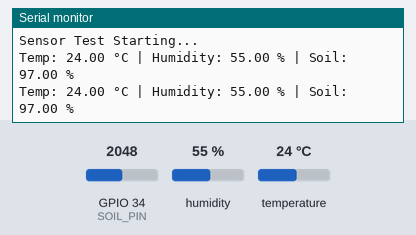
A sketch run on a simulated ESP32. On the bench: the last lines printed to the serial monitor. The inputs (shaded band) are chosen by the test bench; at power-on: humidity 55 %, GPIO 34 (SOIL_PIN) = 2048, temperature 24 °C.

Above: at 2.8 s.
2.9 s: humidity set to 22 %
At 5.1 s:
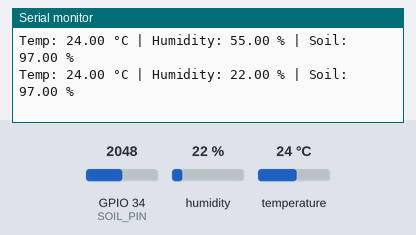
5.6 s: GPIO 34 (SOIL_PIN) set to 2866
At 6.9 s:
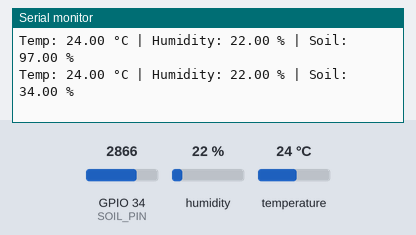
8.3 s: temperature set to 12 °C
At 10.8 s:
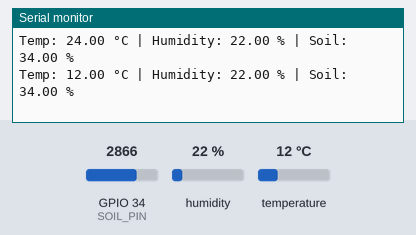
11.0 s: GPIO 34 (SOIL_PIN) set to 3603
At 13.3 s:
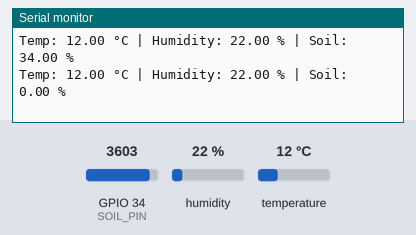
13.7 s: humidity set to 40 %
At 15.0 s:
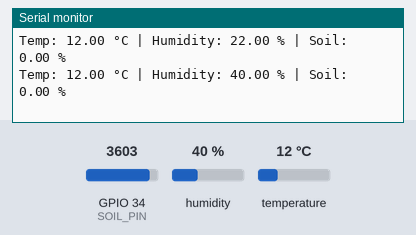
Timing chart, 0 to 16.7 s (numbered marks = the images above; inputs shaded):
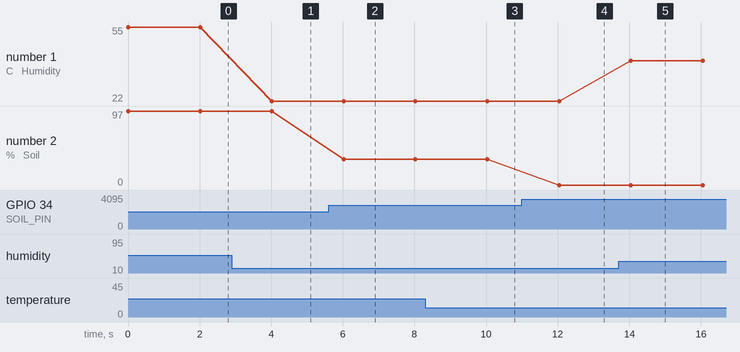

Measured:
- after the input at 2.9 s, the serial monitor: prints a new line after 1.1 s (image 1)
- after the input at 5.6 s, the serial monitor: prints a new line after 0.42 s (image 2)
- after the input at 8.3 s, the serial monitor: prints a new line after 1.7 s (image 3)
- after the input at 11.0 s, the serial monitor: prints a new line after 1.0 s (image 4)
- after the input at 13.7 s, the serial monitor: prints a new line after 0.35 s (image 5)
- plotted number 1: 55 → 22 after the input at 2.9 s, 22 → 40 after the input at 13.7 s
- plotted number 2: 97 → 34 after the input at 5.6 s, 34 → 0 after the input at 11.0 s

The sketch:

script_0317.ino
```cpp
#include "DHT.h"

#define DHTPIN 4
#define DHTTYPE DHT22
#define SOIL_PIN 34

DHT dht(DHTPIN, DHTTYPE);

void setup() {
  Serial.begin(115200);
  dht.begin();
  Serial.println("Sensor Test Starting...");
}

void loop() {
  float temp = dht.readTemperature();
  float humidity = dht.readHumidity();
  int soilRaw = analogRead(SOIL_PIN);

  //float soilMoisture = map(soilRaw, 0, 4095, 0, 100); use this if you want raw soilMoisture without the set range
  float soilMoisture = map(soilRaw, 2000, 3300, 100, 0); //range has been set, 0% is dry(air), 100% is wet(in water)
  soilMoisture = constrain(soilMoisture, 0, 100);

  if (isnan(temp) || isnan(humidity)) {
    Serial.println("DHT22 read failed!");
  } else {
    Serial.print("Temp: ");
    Serial.print(temp);
    Serial.print(" °C | Humidity: ");
    Serial.print(humidity);
    Serial.print(" %");
  }

  Serial.print(" | Soil: ");
  Serial.print(soilMoisture);
  Serial.println(" %");

  delay(2000);
}
```
